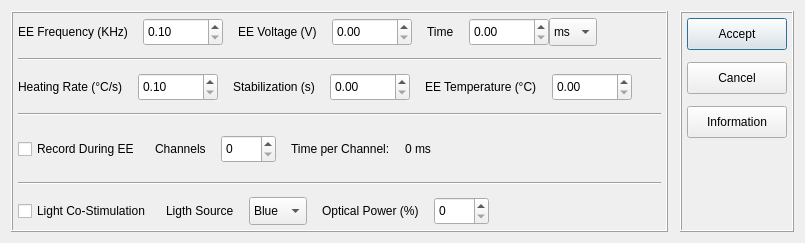
<?xml version="1.0" encoding="UTF-8"?>
<ui version="4.0">
 <class>process</class>
 <widget class="QDialog" name="process">
  <property name="geometry">
   <rect>
    <x>0</x>
    <y>0</y>
    <width>805</width>
    <height>243</height>
   </rect>
  </property>
  <property name="minimumSize">
   <size>
    <width>0</width>
    <height>243</height>
   </size>
  </property>
  <property name="maximumSize">
   <size>
    <width>16777215</width>
    <height>243</height>
   </size>
  </property>
  <property name="windowTitle">
   <string>ESL</string>
  </property>
  <layout class="QHBoxLayout" name="horizontalLayout_16">
   <property name="spacing">
    <number>12</number>
   </property>
   <item>
    <widget class="QFrame" name="form_area">
     <property name="frameShape">
      <enum>QFrame::Box</enum>
     </property>
     <property name="frameShadow">
      <enum>QFrame::Raised</enum>
     </property>
     <layout class="QVBoxLayout" name="verticalLayout">
      <property name="spacing">
       <number>12</number>
      </property>
      <property name="leftMargin">
       <number>5</number>
      </property>
      <property name="topMargin">
       <number>5</number>
      </property>
      <property name="rightMargin">
       <number>5</number>
      </property>
      <property name="bottomMargin">
       <number>5</number>
      </property>
      <item>
       <layout class="QHBoxLayout" name="layout">
        <property name="spacing">
         <number>15</number>
        </property>
        <item>
         <layout class="QHBoxLayout" name="layout_2">
          <item>
           <widget class="QLabel" name="ee_frequency_label">
            <property name="text">
             <string>EE Frequency (KHz)</string>
            </property>
           </widget>
          </item>
          <item>
           <widget class="QDoubleSpinBox" name="ee_frequency">
            <property name="minimumSize">
             <size>
              <width>80</width>
              <height>28</height>
             </size>
            </property>
            <property name="maximumSize">
             <size>
              <width>80</width>
              <height>16777215</height>
             </size>
            </property>
            <property name="minimum">
             <double>0.100000000000000</double>
            </property>
            <property name="maximum">
             <double>100.000000000000000</double>
            </property>
           </widget>
          </item>
         </layout>
        </item>
        <item>
         <layout class="QHBoxLayout" name="layout_3">
          <item>
           <widget class="QLabel" name="ee_voltage_label">
            <property name="text">
             <string>EE Voltage (V)</string>
            </property>
           </widget>
          </item>
          <item>
           <widget class="QDoubleSpinBox" name="ee_voltage">
            <property name="minimumSize">
             <size>
              <width>80</width>
              <height>28</height>
             </size>
            </property>
            <property name="maximumSize">
             <size>
              <width>80</width>
              <height>16777215</height>
             </size>
            </property>
            <property name="maximum">
             <double>300.000000000000000</double>
            </property>
           </widget>
          </item>
         </layout>
        </item>
        <item>
         <layout class="QHBoxLayout" name="layout_4">
          <item>
           <widget class="QLabel" name="time_label">
            <property name="text">
             <string>Time</string>
            </property>
           </widget>
          </item>
          <item>
           <layout class="QHBoxLayout" name="layout_5">
            <property name="spacing">
             <number>0</number>
            </property>
            <item>
             <widget class="QDoubleSpinBox" name="time">
              <property name="minimumSize">
               <size>
                <width>80</width>
                <height>28</height>
               </size>
              </property>
              <property name="maximumSize">
               <size>
                <width>80</width>
                <height>16777215</height>
               </size>
              </property>
              <property name="maximum">
               <double>99999.000000000000000</double>
              </property>
             </widget>
            </item>
            <item>
             <widget class="QComboBox" name="time_measurement">
              <property name="minimumSize">
               <size>
                <width>48</width>
                <height>28</height>
               </size>
              </property>
              <property name="maximumSize">
               <size>
                <width>48</width>
                <height>16777215</height>
               </size>
              </property>
              <item>
               <property name="text">
                <string>ms</string>
               </property>
              </item>
              <item>
               <property name="text">
                <string>s</string>
               </property>
              </item>
              <item>
               <property name="text">
                <string>us</string>
               </property>
              </item>
             </widget>
            </item>
           </layout>
          </item>
         </layout>
        </item>
        <item>
         <spacer name="horizontal_spacer">
          <property name="orientation">
           <enum>Qt::Horizontal</enum>
          </property>
          <property name="sizeHint" stdset="0">
           <size>
            <width>40</width>
            <height>20</height>
           </size>
          </property>
         </spacer>
        </item>
       </layout>
      </item>
      <item>
       <widget class="Line" name="line">
        <property name="orientation">
         <enum>Qt::Horizontal</enum>
        </property>
       </widget>
      </item>
      <item>
       <layout class="QHBoxLayout" name="layout_6">
        <property name="spacing">
         <number>15</number>
        </property>
        <item>
         <layout class="QHBoxLayout" name="layout_7">
          <item>
           <widget class="QLabel" name="heating_rate_label">
            <property name="text">
             <string>Heating Rate (°C/s)</string>
            </property>
           </widget>
          </item>
          <item>
           <widget class="QDoubleSpinBox" name="heating_rate">
            <property name="minimumSize">
             <size>
              <width>80</width>
              <height>28</height>
             </size>
            </property>
            <property name="maximumSize">
             <size>
              <width>80</width>
              <height>16777215</height>
             </size>
            </property>
            <property name="minimum">
             <double>0.100000000000000</double>
            </property>
            <property name="maximum">
             <double>20.000000000000000</double>
            </property>
           </widget>
          </item>
         </layout>
        </item>
        <item>
         <layout class="QHBoxLayout" name="layout_8">
          <item>
           <widget class="QLabel" name="stabilization_label">
            <property name="text">
             <string>Stabilization (s)</string>
            </property>
           </widget>
          </item>
          <item>
           <widget class="QDoubleSpinBox" name="stabilization">
            <property name="minimumSize">
             <size>
              <width>80</width>
              <height>28</height>
             </size>
            </property>
            <property name="maximumSize">
             <size>
              <width>80</width>
              <height>16777215</height>
             </size>
            </property>
            <property name="maximum">
             <double>99999.000000000000000</double>
            </property>
           </widget>
          </item>
         </layout>
        </item>
        <item>
         <layout class="QHBoxLayout" name="layout_9">
          <item>
           <widget class="QLabel" name="ee_temp_label">
            <property name="text">
             <string>EE Temperature (°C)</string>
            </property>
           </widget>
          </item>
          <item>
           <widget class="QDoubleSpinBox" name="ee_temp">
            <property name="minimumSize">
             <size>
              <width>80</width>
              <height>28</height>
             </size>
            </property>
            <property name="maximumSize">
             <size>
              <width>80</width>
              <height>16777215</height>
             </size>
            </property>
            <property name="maximum">
             <double>600.000000000000000</double>
            </property>
           </widget>
          </item>
         </layout>
        </item>
        <item>
         <spacer name="horizontal_spacer_2">
          <property name="orientation">
           <enum>Qt::Horizontal</enum>
          </property>
          <property name="sizeHint" stdset="0">
           <size>
            <width>40</width>
            <height>20</height>
           </size>
          </property>
         </spacer>
        </item>
       </layout>
      </item>
      <item>
       <widget class="Line" name="line_2">
        <property name="orientation">
         <enum>Qt::Horizontal</enum>
        </property>
       </widget>
      </item>
      <item>
       <layout class="QHBoxLayout" name="layout_10">
        <property name="spacing">
         <number>15</number>
        </property>
        <item>
         <widget class="QCheckBox" name="record_during_ee">
          <property name="text">
           <string>Record During EE</string>
          </property>
         </widget>
        </item>
        <item>
         <layout class="QHBoxLayout" name="layout_11">
          <item>
           <widget class="QLabel" name="channels_label">
            <property name="text">
             <string>Channels</string>
            </property>
           </widget>
          </item>
          <item>
           <widget class="QSpinBox" name="channels">
            <property name="minimumSize">
             <size>
              <width>55</width>
              <height>28</height>
             </size>
            </property>
            <property name="maximumSize">
             <size>
              <width>55</width>
              <height>16777215</height>
             </size>
            </property>
            <property name="maximum">
             <number>512</number>
            </property>
           </widget>
          </item>
         </layout>
        </item>
        <item>
         <layout class="QHBoxLayout" name="layout_12">
          <item>
           <widget class="QLabel" name="time_per_channel_label">
            <property name="text">
             <string>Time per Channel:</string>
            </property>
           </widget>
          </item>
          <item>
           <widget class="QLabel" name="time_per_channel">
            <property name="text">
             <string>0 ms</string>
            </property>
           </widget>
          </item>
          <item>
           <spacer name="horizontalSpacer">
            <property name="orientation">
             <enum>Qt::Horizontal</enum>
            </property>
            <property name="sizeHint" stdset="0">
             <size>
              <width>0</width>
              <height>20</height>
             </size>
            </property>
           </spacer>
          </item>
         </layout>
        </item>
        <item>
         <spacer name="horizontal_spacer_3">
          <property name="orientation">
           <enum>Qt::Horizontal</enum>
          </property>
          <property name="sizeHint" stdset="0">
           <size>
            <width>40</width>
            <height>20</height>
           </size>
          </property>
         </spacer>
        </item>
       </layout>
      </item>
      <item>
       <widget class="Line" name="line_3">
        <property name="orientation">
         <enum>Qt::Horizontal</enum>
        </property>
       </widget>
      </item>
      <item>
       <layout class="QHBoxLayout" name="layout_13">
        <property name="spacing">
         <number>15</number>
        </property>
        <item>
         <widget class="QCheckBox" name="ligh_co_stimulation">
          <property name="minimumSize">
           <size>
            <width>0</width>
            <height>0</height>
           </size>
          </property>
          <property name="text">
           <string>Light Co-Stimulation</string>
          </property>
         </widget>
        </item>
        <item>
         <layout class="QHBoxLayout" name="layout_14">
          <item>
           <widget class="QLabel" name="ligth_source_label">
            <property name="text">
             <string>Ligth Source</string>
            </property>
           </widget>
          </item>
          <item>
           <widget class="QComboBox" name="ligth_source">
            <property name="minimumSize">
             <size>
              <width>58</width>
              <height>28</height>
             </size>
            </property>
            <property name="maximumSize">
             <size>
              <width>58</width>
              <height>16777215</height>
             </size>
            </property>
            <item>
             <property name="text">
              <string>Blue</string>
             </property>
            </item>
            <item>
             <property name="text">
              <string>IR</string>
             </property>
            </item>
            <item>
             <property name="text">
              <string>AUX</string>
             </property>
            </item>
           </widget>
          </item>
         </layout>
        </item>
        <item>
         <layout class="QHBoxLayout" name="layout_15">
          <item>
           <widget class="QLabel" name="optical_power_label">
            <property name="text">
             <string>Optical Power (%)</string>
            </property>
           </widget>
          </item>
          <item>
           <widget class="QSpinBox" name="optical_power">
            <property name="minimumSize">
             <size>
              <width>55</width>
              <height>28</height>
             </size>
            </property>
            <property name="maximumSize">
             <size>
              <width>55</width>
              <height>16777215</height>
             </size>
            </property>
            <property name="maximum">
             <number>100</number>
            </property>
           </widget>
          </item>
         </layout>
        </item>
        <item>
         <spacer name="horizontalSpacer_4">
          <property name="orientation">
           <enum>Qt::Horizontal</enum>
          </property>
          <property name="sizeHint" stdset="0">
           <size>
            <width>40</width>
            <height>20</height>
           </size>
          </property>
         </spacer>
        </item>
       </layout>
      </item>
     </layout>
    </widget>
   </item>
   <item>
    <widget class="QFrame" name="butons_area">
     <property name="sizePolicy">
      <sizepolicy hsizetype="Minimum" vsizetype="Preferred">
       <horstretch>0</horstretch>
       <verstretch>0</verstretch>
      </sizepolicy>
     </property>
     <property name="minimumSize">
      <size>
       <width>0</width>
       <height>0</height>
      </size>
     </property>
     <property name="maximumSize">
      <size>
       <width>16777215</width>
       <height>16777215</height>
      </size>
     </property>
     <property name="frameShape">
      <enum>QFrame::Box</enum>
     </property>
     <property name="frameShadow">
      <enum>QFrame::Raised</enum>
     </property>
     <layout class="QVBoxLayout" name="verticalLayout_2">
      <property name="spacing">
       <number>12</number>
      </property>
      <property name="leftMargin">
       <number>5</number>
      </property>
      <property name="topMargin">
       <number>5</number>
      </property>
      <property name="rightMargin">
       <number>5</number>
      </property>
      <property name="bottomMargin">
       <number>5</number>
      </property>
      <item>
       <widget class="QPushButton" name="push_button_accept">
        <property name="minimumSize">
         <size>
          <width>100</width>
          <height>32</height>
         </size>
        </property>
        <property name="text">
         <string>Accept</string>
        </property>
        <property name="shortcut">
         <string notr="true">Return</string>
        </property>
       </widget>
      </item>
      <item>
       <widget class="QPushButton" name="push_button_cancel">
        <property name="minimumSize">
         <size>
          <width>100</width>
          <height>32</height>
         </size>
        </property>
        <property name="text">
         <string>Cancel</string>
        </property>
        <property name="shortcut">
         <string>Esc</string>
        </property>
       </widget>
      </item>
      <item>
       <widget class="QPushButton" name="push_button_info">
        <property name="minimumSize">
         <size>
          <width>100</width>
          <height>32</height>
         </size>
        </property>
        <property name="text">
         <string>Information</string>
        </property>
       </widget>
      </item>
      <item>
       <spacer name="vertical_spacer">
        <property name="orientation">
         <enum>Qt::Vertical</enum>
        </property>
        <property name="sizeHint" stdset="0">
         <size>
          <width>20</width>
          <height>40</height>
         </size>
        </property>
       </spacer>
      </item>
     </layout>
    </widget>
   </item>
  </layout>
 </widget>
 <resources/>
 <connections/>
</ui>
